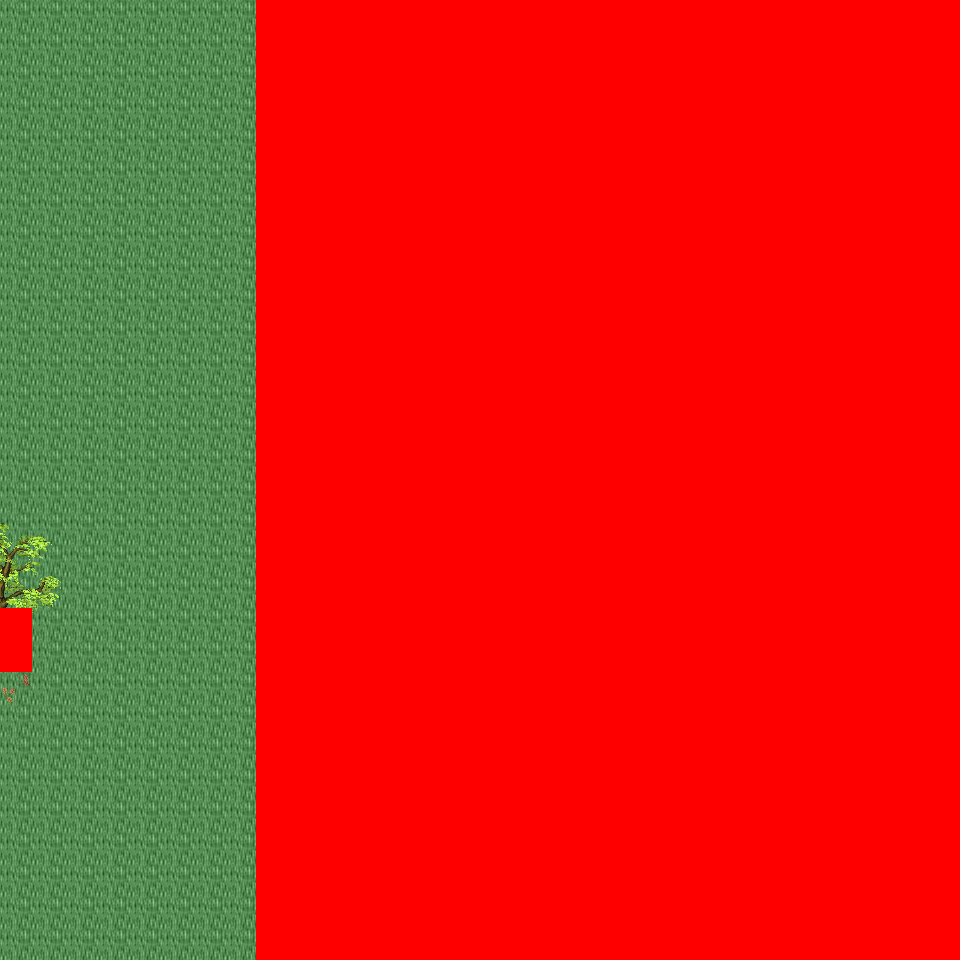

A 2D game scene composited from a Tiled map and its tileset images. What follows is a short description and the map's XML, with each tile layer's data collapsed to a summary:
An orthogonal 30x30 tile map with 32x32 px tiles, 6 tile layers (Ground, Object, Object2, Above, ...), 30 tilesets and 4 objects (4x mapchange).

<map version="1.0" orientation="orthogonal" renderorder="right-down" width="30" height="30" tilewidth="32" tileheight="32" nextobjectid="5">
  <tileset firstgid="1" name="tileset_logic_collision" tilewidth="32" tileheight="32" tilecount="1" columns="1">
    <image source="../drawable/tileset_logic_collision.png" width="32" height="32" />
  </tileset>
  <tileset firstgid="2" name="tileset_ground_ground" tilewidth="32" tileheight="32" tilecount="33" columns="3">
    <image source="../drawable/tileset_ground_ground.png" width="96" height="352" />
  </tileset>
  <tileset firstgid="35" name="tileset_building_castle" tilewidth="32" tileheight="32" tilecount="320" columns="20">
    <image source="../drawable/tileset_building_castle.png" width="640" height="512" />
  </tileset>
  <tileset firstgid="355" name="tileset_building_roof_blue" tilewidth="32" tileheight="32" tilecount="20" columns="5">
    <image source="../drawable/tileset_building_roof_blue.png" width="160" height="128" />
  </tileset>
  <tileset firstgid="375" name="tileset_item_weapon_cannon" tilewidth="32" tileheight="32" tilecount="12" columns="3">
    <image source="../drawable/tileset_item_weapon_cannon.png" width="96" height="128" />
  </tileset>
  <tileset firstgid="387" name="tileset_ground_stonecircle" tilewidth="32" tileheight="32" tilecount="81" columns="9">
    <image source="../drawable/tileset_ground_stonecircle.png" width="288" height="288" />
  </tileset>
  <tileset firstgid="468" name="tileset_ground_grass_edges" tilewidth="32" tileheight="32" tilecount="36" columns="12">
    <image source="../drawable/tileset_ground_grass_edges.png" width="384" height="96" />
  </tileset>
  <tileset firstgid="504" name="tileset_ground_grass_corners" tilewidth="32" tileheight="32" tilecount="24" columns="6">
    <image source="../drawable/tileset_ground_grass_corners.png" width="192" height="128" />
  </tileset>
  <tileset firstgid="528" name="tileset_plant_tree_fall_trees" tilewidth="32" tileheight="32" tilecount="40" columns="8">
    <image source="../drawable/tileset_plant_tree_fall_trees.png" width="256" height="160" />
  </tileset>
  <tileset firstgid="568" name="tileset_plant_tree_locust_tree" tilewidth="32" tileheight="32" tilecount="20" columns="4">
    <image source="../drawable/tileset_plant_tree_locust_tree.png" width="128" height="160" />
  </tileset>
  <tileset firstgid="588" name="tileset_furniture_light_lamp_blue" tilewidth="32" tileheight="32" tilecount="3" columns="1">
    <image source="../drawable/tileset_furniture_light_lamp_blue.png" width="32" height="96" />
  </tileset>
  <tileset firstgid="591" name="tileset_item_pot_pot_purple" tilewidth="32" tileheight="32" tilecount="1" columns="1">
    <image source="../drawable/tileset_item_pot_pot_purple.png" width="32" height="32" />
  </tileset>
  <tileset firstgid="592" name="tileset_item_pot_barrel_with_flower" tilewidth="32" tileheight="32" tilecount="2" columns="2">
    <image source="../drawable/tileset_item_pot_barrel_with_flower.png" width="64" height="32" />
  </tileset>
  <tileset firstgid="594" name="tileset_item_textile_laundry" tilewidth="32" tileheight="32" tilecount="16" columns="4">
    <image source="../drawable/tileset_item_textile_laundry.png" width="128" height="128" />
  </tileset>
  <tileset firstgid="610" name="tileset_plant_flower_daisy_blue" tilewidth="32" tileheight="32" tilecount="8" columns="2">
    <image source="../drawable/tileset_plant_flower_daisy_blue.png" width="64" height="128" />
  </tileset>
  <tileset firstgid="618" name="tileset_plant_flower_daisy_red" tilewidth="32" tileheight="32" tilecount="8" columns="2">
    <image source="../drawable/tileset_plant_flower_daisy_red.png" width="64" height="128" />
  </tileset>
  <tileset firstgid="626" name="tileset_plant_flower_daisy_white" tilewidth="32" tileheight="32" tilecount="8" columns="2">
    <image source="../drawable/tileset_plant_flower_daisy_white.png" width="64" height="128" />
  </tileset>
  <tileset firstgid="634" name="tileset_plant_flower_daisy_yellow" tilewidth="32" tileheight="32" tilecount="8" columns="2">
    <image source="../drawable/tileset_plant_flower_daisy_yellow.png" width="64" height="128" />
  </tileset>
  <tileset firstgid="642" name="tileset_plant_stump_small_stump" tilewidth="32" tileheight="32" tilecount="4" columns="2">
    <image source="../drawable/tileset_plant_stump_small_stump.png" width="64" height="64" />
  </tileset>
  <tileset firstgid="646" name="tileset_plant_stump_stump_pale_purple" tilewidth="32" tileheight="32" tilecount="4" columns="2">
    <image source="../drawable/tileset_plant_stump_stump_pale_purple.png" width="64" height="64" />
  </tileset>
  <tileset firstgid="650" name="tileset_plant_indoor_small_flowerpots" tilewidth="32" tileheight="32" tilecount="4" columns="2">
    <image source="../drawable/tileset_plant_indoor_small_flowerpots.png" width="64" height="64" />
  </tileset>
  <tileset firstgid="654" name="tileset_plant_leaves" tilewidth="32" tileheight="32" tilecount="8" columns="4">
    <image source="../drawable/tileset_plant_leaves.png" width="128" height="64" />
  </tileset>
  <tileset firstgid="662" name="tileset_building_decoration_chimney" tilewidth="32" tileheight="32" tilecount="2" columns="1">
    <image source="../drawable/tileset_building_decoration_chimney.png" width="32" height="64" />
  </tileset>
  <tileset firstgid="664" name="tileset_building_decoration_orbpedestal" tilewidth="32" tileheight="32" tilecount="2" columns="1">
    <image source="../drawable/tileset_building_decoration_orbpedestal.png" width="32" height="64" />
  </tileset>
  <tileset firstgid="666" name="tileset_plant_lily_pads" tilewidth="32" tileheight="32" tilecount="2" columns="1">
    <image source="../drawable/tileset_plant_lily_pads.png" width="32" height="64" />
  </tileset>
  <tileset firstgid="668" name="tileset_ground_ground_3" tilewidth="32" tileheight="32" tilecount="5" columns="5">
    <image source="../drawable/tileset_ground_ground_3.png" width="160" height="32" />
  </tileset>
  <tileset firstgid="673" name="tileset_building_cottage" tilewidth="32" tileheight="32" tilecount="256" columns="16">
    <image source="../drawable/tileset_building_cottage.png" width="512" height="512" />
  </tileset>
  <tileset firstgid="929" name="tileset_building_roof_thatched_roof" tilewidth="32" tileheight="32" tilecount="256" columns="16">
    <image source="../drawable/tileset_building_roof_thatched_roof.png" width="512" height="512" />
  </tileset>
  <tileset firstgid="1185" name="tileset_building_window_windows" tilewidth="32" tileheight="32" tilecount="256" columns="16">
    <image source="../drawable/tileset_building_window_windows.png" width="512" height="512" />
  </tileset>
  <tileset firstgid="1441" name="tileset_building_door_doors" tilewidth="32" tileheight="32" tilecount="256" columns="16">
    <image source="../drawable/tileset_building_door_doors.png" width="512" height="512" />
  </tileset>
  <layer name="Ground" width="30" height="30">
    <data>[900 cells, 900 non-empty, 3 distinct tile ids]</data>
  </layer>
  <layer name="Object" width="30" height="30">
    <data>[900 cells, 5 non-empty, 4 distinct tile ids]</data>
  </layer>
  <layer name="Object2" width="30" height="30">
    <data>[900 cells, 7 non-empty, 6 distinct tile ids]</data>
  </layer>
  <layer name="Above" width="30" height="30">
    <data>[900 cells, 24 non-empty, 16 distinct tile ids]</data>
  </layer>
  <layer name="Above2" width="30" height="30">
    <data>[900 cells, 0 non-empty, 0 distinct tile ids]</data>
  </layer>
  <layer name="Walkable" width="30" height="30">
    <data>[900 cells, 662 non-empty, 1 distinct tile ids]</data>
  </layer>
  <objectgroup name="MapEvents">
    <!-- 4 objects omitted --></objectgroup>
</map>
<!-- 4 of 4 objects omitted -->
